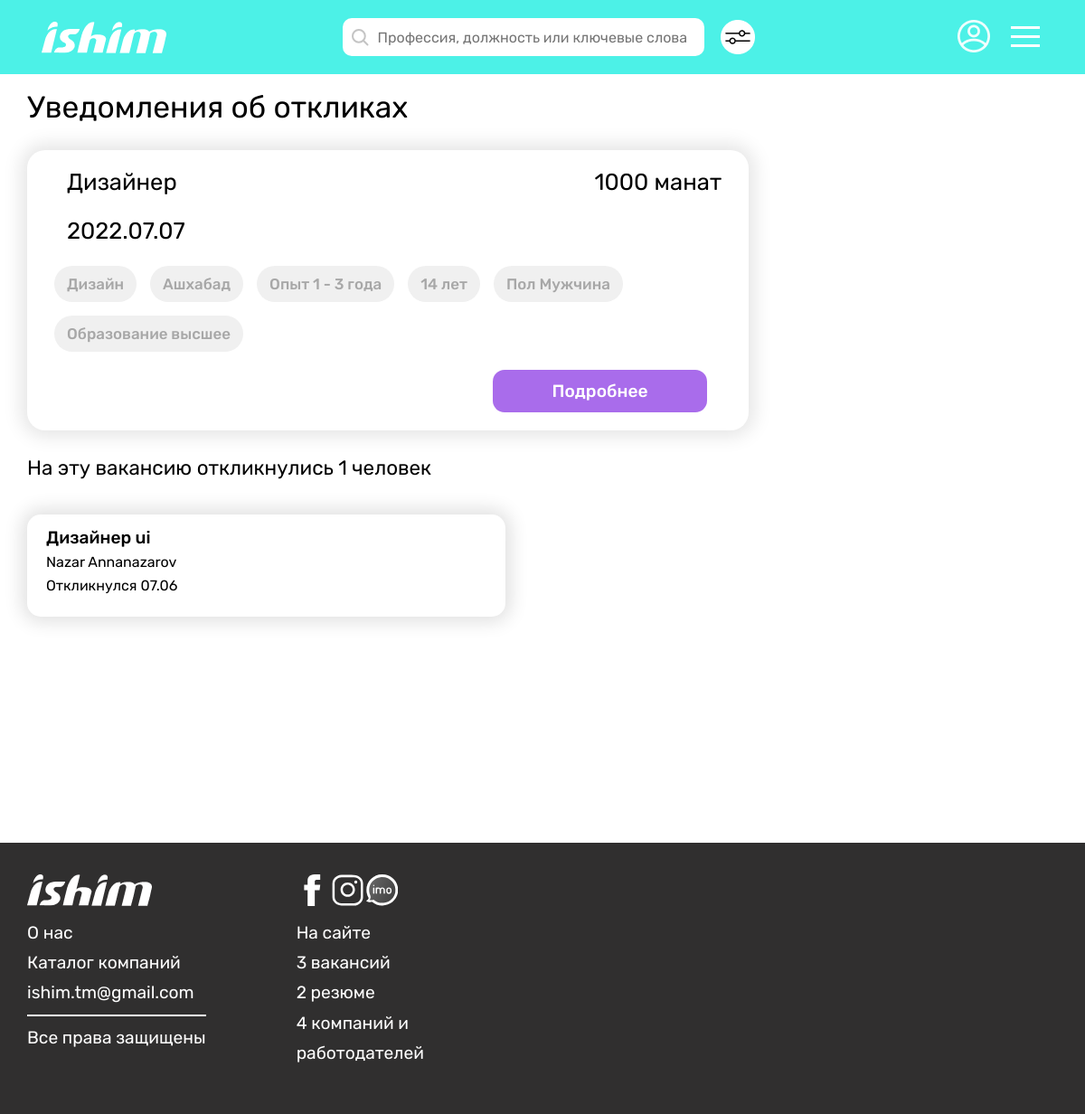
/vacancy/2/responses (signed in), run on the app's committed database.
### vacancy/models.py (models this page shows, shortened)
class Vacancy(models.Model):
    creator = models.ForeignKey(User, on_delete=models.CASCADE)
    position = models.CharField(max_length=65)
    sphere = models.CharField(max_length=100)
    min_salary = models.IntegerField(default=0)
    max_salary = models.IntegerField()
    registration = models.CharField(max_length=100, default='не имеет значения')
    experience = models.CharField(max_length=65)
    min_age = models.IntegerField()
    max_age = models.IntegerField()
    sex = models.CharField(max_length=65, default='не имеет значения')
    education = models.CharField(max_length=65)
    responsibilities = models.TextField()
    work_terms = models.TextField()
    busyness = models.CharField(max_length=65, default='')
    work_graph = models.CharField(max_length=65)
    payment = models.TextField(default='')
    views = models.IntegerField(default=0)
    creation_date = models.DateTimeField(auto_now_add=True)
    class Meta:
        verbose_name_plural = "Vacancies"

### employee/models.py (models this page shows, shortened)
class Response(models.Model):
    vacancy = models.ForeignKey(Vacancy, on_delete=models.CASCADE)
    employee = models.ForeignKey(Employee, on_delete=models.CASCADE)
    creation_date = models.DateTimeField(auto_now_add=True)

class Employee(models.Model):
    user = models.OneToOneField(User, on_delete=models.CASCADE)
    first_name = models.CharField(max_length=25)
    last_name = models.CharField(max_length=25)
    city = models.CharField(max_length=65)
    phone_num = PhoneNumberField()
    sex = models.CharField(max_length=65)
    birth_date = models.DateField()
    creation_date = models.DateTimeField(auto_now_add=True)

class CV(models.Model):
    employee = models.ForeignKey(Employee, on_delete=models.CASCADE)
    first_name = models.CharField(max_length=65)
    last_name = models.CharField(max_length=65)
    birth_date = models.DateField()
    mobile_num = models.CharField(max_length=25)
    email = models.EmailField()
    registration = models.CharField(max_length=100)
    sex = models.CharField(max_length=65)
    position = models.CharField(max_length=65)
    sphere = models.CharField(max_length=100)
    min_salary = models.IntegerField()
    busyness = models.CharField(max_length=65, default='')
    work_graph = models.CharField(max_length=65)
    about = models.TextField()
    views = models.IntegerField(default=0)
    suitable_vacancies = models.ManyToManyField(Vacancy, blank=True)
    creation_date = models.DateTimeField(auto_now_add=True)

### vacancy/views.py (the view)
# urls.py: path('<int:pk>/responses', tm_views.vacancy_responses, name='vacancy-responses-tm'),
@hirer_required
@login_required
def vacancy_responses(request, pk):
    vacancy = get_object_or_404(Vacancy, id=pk)
    context = {
        'vacancy': vacancy,
        'responses': vacancy.response_set.all(),
    }
    context.update(get_footer())
    return render(request, 'vacancy/vacancy_responses.html', context)

### main/utils.py (called while the page is built)
def get_footer():
    data = {
        'cv_num': CV.objects.count(),
        'vacancy_num': Vacancy.objects.count(),
        'user_num': User.objects.count()
    }
    return data

### vacancy/templates/vacancy/vacancy_responses.html (shortened to what this page needs)
{% extends 'main/base.html' %}
{% load static %}
{% block content %}
   <div class="container__main pad-0 w-1920">
      {% include 'main/header_hirer.html' %}
      <div class="container__content">
         <div class="h__res__info">
            <h1 class="my__responses__title">
               Уведомления об откликах
            </h1>
            <section class="result__vacancy">
               <div class="vacancy__card">
                  <div class="vac__card__inner">
                     <div class="vac__heading">
                        <h2 class="vac__heading__item">{{ vacancy.position }}</h2>
                        <h2 class="vac__heading__item">{{ vacancy.min_salary }} манат</h2>
                     </div>
                     <div class="vac__heading">
                        <h2 class="vac__heading__item">{{ vacancy.creation_date|date:"Y.m.d" }}</h2>
                        <svg width="26px" height="24px">
                           <use xlink:href="#favorites__str" width="26px" height="24px" class="vac__ico" data-link="">
                           </use>
                        </svg>
                     </div>
                     <div class="vac__categories">
                        <span class="vac__cat__item two-col">{{ vacancy.sphere }}</span>
                        <span class="vac__cat__item">{{ vacancy.registration }}</span>
                        <span class="vac__cat__item">Опыт {{ vacancy.experience }}</span>
                        <span class="vac__cat__item">{{ vacancy.min_age }} лет</span>
                        <span class="vac__cat__item">Пол {{ vacancy.sex }}</span>
                        <span class="vac__cat__item two-col">Образование {{ vacancy.education }}</span>
                     </div>
                     <div class="vac__btns">
                        <a href="{% url 'my-vacancy-info' vacancy.id  %}" class="vac__btns__item purp__btn" target="_blank">Подробнее</a>
                     </div>
                  </div>
               </div>
            </section>
            <h3 class="my__responses__subtitle">
               На эту вакансию откликнулись {{ responses.count }} человек
            </h3>
            {% for response in responses %}
            {% with response.employee as employee %}
            <div class="h__notif__item">
               <h3 class="h__notif__item__title">{{ employee.cv_set.all.0.position }}</h3>
               <div class="h__notif__item__txt">{{ employee.first_name }} {{ employee.last_name }}</div>
               <div class="h__notif__item__txt">Откликнулся {{ response.creation_date|date:"m.d" }}</div>
            </div>
            {% endwith %}
            {% endfor %}
         </div>
      </div>
      {% include 'main/footer.html' %}
   </div>
{% endblock %}

### static/main.css (style rules this page uses)
* { padding: 0; margin: 0; border: 0; }
*, *:before, *:after { -moz-box-sizing: border-box; -webkit-box-sizing: border-box; box-sizing: border-box; }
html, body { height: 100%; width: 100%; font-size: 100%; line-height: 1; font-size: 16px; -ms-text-size-adjust: 100%; -moz-text-size-adjust: 100%; -webkit-text-size-adjust: 100%; color: #000; font-family: 'Rubik', sans-serif; }
a, a:visited { text-decoration: none; }
h1, h2, h3, h4, h5, h6 { font-size: inherit; font-weight: 400; margin: 0; }
svg { margin: 0; padding: 0; }
.w-1920 { width: 100%; max-width: 1920px; }
.pad-0 { padding: 0; }
.purp__btn { background-color: #A96CEB; font-size: 1.2rem; line-height: 1.2; text-align: center; color: #fff; }
.container__content { width: 100%; max-width: 1440px; padding: 0 30px; margin: 0 auto; position: relative; }
.container__main { width: 100%; margin: 0 auto; position: relative; }
.result__vacancy { width: 689px; }
.vacancy__card { width: 100%; background-color: #ffff; padding: 20px 30px; border-radius: 20px; margin-bottom: 31px; box-shadow: 0px 0px 20px 7px rgba(0, 0, 0, 0.1); transition: 0.4s linear; }
.vac__card__inner { width: 100%; display: flex; flex-direction: column; }
.vac__heading { width: 100%; display: flex; justify-content: space-between; align-items: center; padding-left: 14px; margin-bottom: 24px; }
.vac__heading__item { font-size: 1.6rem; line-height: 30px; color: #000000; }
.vac__categories { width: 100%; display: flex; align-items: center; flex-wrap: wrap; margin-bottom: 5px; }
.vac__cat__item { background-color: #F0F0F0; font-size: 1.06rem; font-weight: 500; line-height: 1.2; color: rgba(0, 0, 0, 0.3); text-align: center; padding: 10px 14px; border-radius: 30px; margin-right: 15px; margin-bottom: 15px; }
.vac__btns { width: 100%; display: flex; justify-content: center; align-items: center; }
.vac__btns .purp__btn { margin-right: 36px; }
.vac__btns__item { display: inline-block; width: 237px; font-size: 1.2rem; line-height: 1.2; font-weight: 500; text-align: center; padding: 12px 0; border-radius: 13px; }
.h__res__info { margin-top: 20px; }
.h__res__info .my__responses__title { margin-bottom: 30px; }
.h__res__info .result__vacancy { margin-bottom: 30px; }
.h__res__info .vac__btns { justify-content: end; }
.my__responses__title { font-size: 2.1rem; margin-bottom: 16px; }
.my__responses__subtitle { font-size: 1.4rem; margin-bottom: 39px; }
.h__notif__item { width: 100%; max-width: 529px; padding: 16px 21px; box-shadow: 0px 0px 20px 6px rgba(0, 0, 0, 0.12); border-radius: 15px; transition: 0.4s linear; margin-bottom: 30px; }
.h__notif__item__title { font-size: 1.2rem; font-weight: 500; margin-bottom: 10px; }
.h__notif__item__txt { display: flex; width: 100%; align-items: center; margin-bottom: 10px; }
@media (max-width:1340px) { .result__vacancy { width: 70%; } }
@media (max-width:1340px) { .vac__categories { grid-template-columns: repeat(3, 1fr); grid-template-rows: 1fr 1fr; } }
@media (max-width:1340px) { .vac__btns .purp__btn { margin-right: 16px; } }

### data on the page
Vacancy: position "Дизайнер", min_salary "1000", creation_date "2022.07.07", sphere "Дизайн", registration "Ашхабад", experience "1 - 3 года", min_age "14", sex "Мужчина", education "высшее", count "1"
Response: employee.cv_set.all.0.position "Дизайнер ui", employee.first_name "Nazar", employee.last_name "Annanazarov", creation_date "07.06"

### other printed values
{{ vacancy_num }} "3"
{{ cv_num }} "2"
{{ user_num }} "4"
